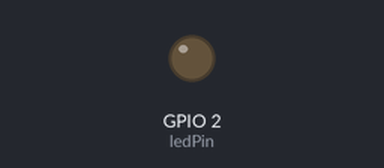
Recording of a sketch running on a simulated ESP8266 (NodeMCU). Parts: output pins drawn as LEDs (lit = HIGH). WiFi joins after 1.5 s; servers stay silent unless stated; what the sketch prints to the serial monitor is not drawn.

Above: at 2.0 s.
At 6.5 s:
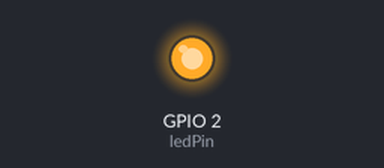
Timing chart, 0 to 8.4 s (numbered marks = the images above):
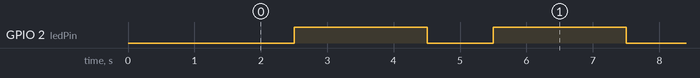

Measured:
- by itself, GPIO 2 (ledPin): alternates HIGH for 2.0 s and LOW for 1.0 s

The sketch:

esp8266test.ino
```cpp
// Import required libraries
#include "ESP8266WiFi.h"
int ledPin = 2; //On the ESP-12, the onboard LED is connected to pin 2

// WiFi parameters
const char* ssid = "Ray2";
const char* password = "megamachine@23";

void setup(void)
{
// Start Serial
Serial.begin(115200);

// Connect to WiFi
WiFi.begin(ssid, password);
while (WiFi.status() != WL_CONNECTED) {
delay(500);
Serial.print(".");
}
Serial.println("");
Serial.println("WiFi connected");

// Print the IP address
Serial.println(WiFi.localIP());

pinMode(ledPin, OUTPUT);       // Initialize the BUILTIN_LED pin as an output
}

void loop() {
  digitalWrite(ledPin, LOW);   // Turn the LED on (Note that LOW is the voltage level
                               // but actually the LED is on; this is because
                               // it is acive low on the ESP-01)
  delay(1000);                 // Wait for a second
  digitalWrite(ledPin, HIGH);  // Turn the LED off by making the voltage HIGH
  delay(2000);                 // Wait for two seconds (to demonstrate the active low LED)
}
```
